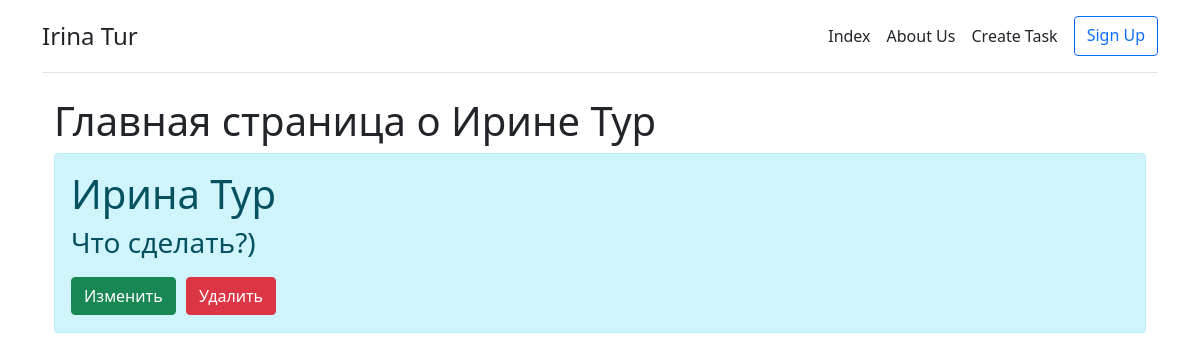
Before: / with the older database file.
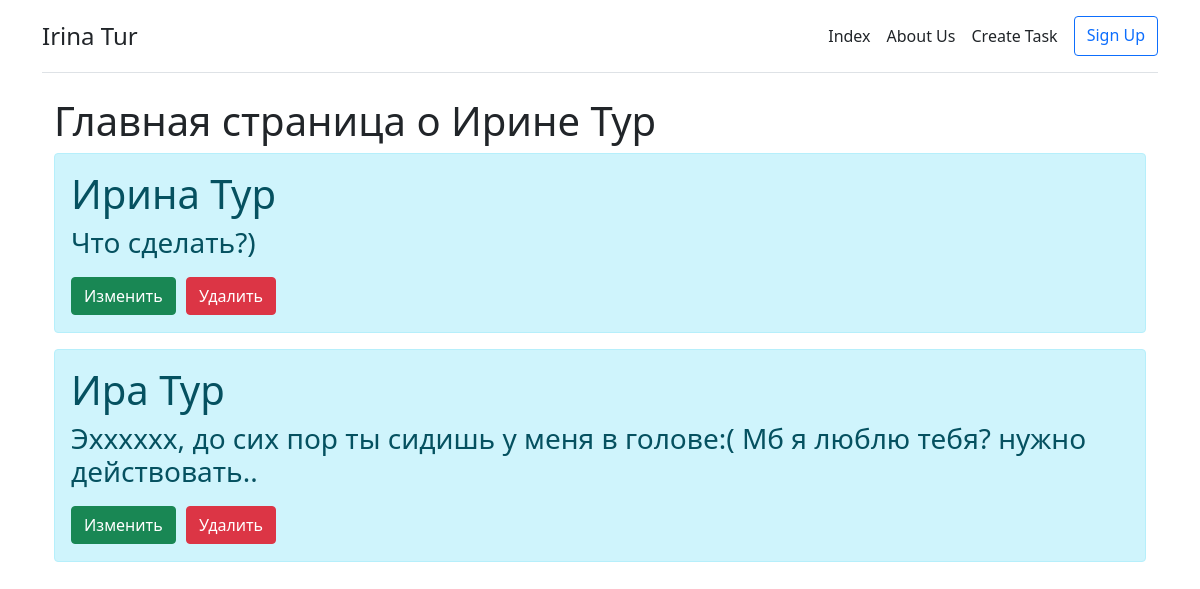
After: the same page with the newer database file.
### main/models.py (models this page shows, shortened)
class Task(models.Model):
    title = models.CharField('Название', max_length=50)
    task = models.TextField('Описание')
    class Meta:
        verbose_name = 'Задача'
        verbose_name_plural = 'Задачи'

### main/views.py (the view)
# urls.py: path('', views.index, name="home"),
def index(request):
    tasks = Task.objects.order_by('id')
    return render(request, 'main/index.html', {'title': 'Главная страница сайта', 'tasks': tasks})

### main/templates/main/index.html (shortened to what this page needs)
{% extends 'main/base.html' %}
{% block content %}
    <h1>Главная страница о Ирине Тур<h1>
    {% if tasks %}
        {% for el in tasks %}
            <div class="alert alert-info mt-2">
                <h1>{{ el.title }}</h1>
                <h3>{{ el.task }}</h3>
                <a class="btn btn-success" href="{% url 'edit' %}">Изменить</a>
                <a class="btn btn-danger">Удалить</a>
            </div>
        {% endfor %}
    {% else %}
        <p>Список информации пуст</p>
    {% endif %}
{% endblock %}

### main/templates/main/base.html (shortened to what this page needs)
<!DOCTYPE html>
<html lang="ru">
<head>
    <link href="https://cdn.jsdelivr.net/npm/bootstrap@5.0.2/dist/css/bootstrap.min.css" rel="stylesheet">
</head>
<body>
    <div class="container py-3">
    <header>
    <div class="d-flex flex-column flex-md-row align-items-center pb-3 mb-4 border-bottom">
      <a href="/" class="d-flex align-items-center text-dark text-decoration-none">
        <span class="fs-4">Irina Tur</span>
      </a>
      <nav class="d-inline-flex mt-2 mt-md-0 ms-md-auto">
        <a class="me-3 py-2 text-dark text-decoration-none" href="{% url 'home' %}">Index</a>
        <a class="me-3 py-2 text-dark text-decoration-none" href="{% url 'about' %}">About Us</a>
        <a class="me-3 py-2 text-dark text-decoration-none" href="{% url 'create' %}">Create Task</a>
        <a class="btn btn-outline-primary" href="{% url 'signup' %}">Sign Up</a>
      </nav>
    </div>
    </header>
        <div class="container">
            <h1>{% block content %}{% endblock %}</h1>
        </div>
</body>
</html>

Changed rows visible on the page:
added Task: title "Ира Тур", task "Эхххххх, до сих пор ты сидишь у меня в голове:( Мб я люблю тебя? нужно действовать.."
